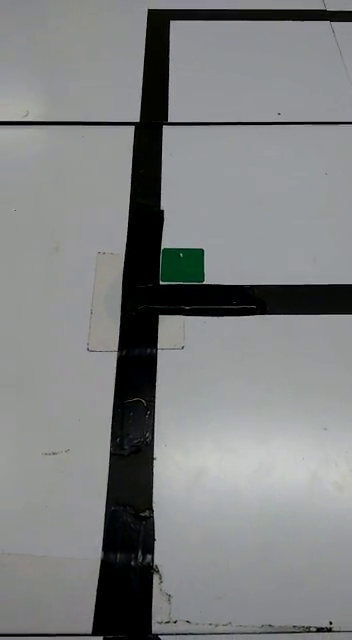
//> input picture frame 59 of line2.avi, 352 x 640 px
$ ./NotPiLine2_0.0_3   (built with g++ and OpenCV 4)
//> lines starting //> are read from the running program, lines starting //| are printed output that depends on the picture; after the words box and inside, x2 and y2 are one past the last pixel; in counts of white or black regions, pixels touching at a corner belong together
//============================================================================
// Name        : NotPiLinie2.cpp
// Author      : Frederik Eberhard
// Version     : 0.0_1
// Copyright   : Your copyright notice
// Description : OpenCV linetracking program
//============================================================================

#include <iostream>
#include "opencv2/opencv.hpp"

using namespace cv;
using namespace std;

cv::Mat img_rgb;	//input
cv::Mat img_gre;	//green-dot
cv::Mat img_roi;	//roi of black-line
cv::Mat img_edg;	//edges in the image

//___TEMP____
int lslider = 0;
int diff = 0;
//___TEMP____

cv::Mat get_img_edg(cv::Mat img,cv::Mat img_b);
std::vector<std::vector<cv::Point>> get_green_dots(cv::Mat, std::vector<cv::Point>& g_dots);
cv::Mat make_roi(cv::Mat img);
std::vector<std::vector<cv::Point>> get_contour(cv::Mat img);
std::vector<float> get_angles(std::vector<std::vector<cv::Point>> c);
float get_direction(std::vector<float> g_angles, std::vector<float> b_angles, int& index_);
void show(std::vector<std::vector<cv::Point>>& contours, std::vector<std::vector<cv::Point>>& g_contours, int index);

std::vector<std::vector<cv::Point>> contour_sort(std::vector<std::vector<cv::Point>>& v);

int main() {
	//Erstelle Objekt von Klasse cv::VideoCapture und öffne das Video "line.avi"
	cv::VideoCapture cap("line2.avi");

	//Prüfe ob das Video geöffnet werden konnte
	if (!cap.isOpened()) {
		std::cout << "Problem beim öffnen der Datei" << std::endl;
		return -1;
	}
	//Setze Framerate und die Auflösung
	cap.set(cv::CAP_PROP_FPS, 30);
	cap.set(cv::CAP_PROP_FRAME_WIDTH, 640);
	cap.set(cv::CAP_PROP_FRAME_HEIGHT, 480);

	//Füge Fenster zum Server hinzu
	cv::namedWindow("RGB");
	cv::namedWindow("ROI");
	cv::namedWindow("GRE");
	cv::namedWindow("EDG");

	while (1) {
		cap.read(img_rgb);
//> img_rgb is the input picture: 640 rows x 352 cols, CV_8UC3; mean B, G, R 129.1, 128.8, 126.9
		if (img_rgb.empty()) {
			std::cout << "Fehler beim holen des Bildes" << std::endl;
			return -2;
		}

		//--green-binarisation---------------
		cv::cvtColor(img_rgb, img_gre, cv::COLOR_BGR2HSV);
//> img_gre: 640 rows x 352 cols, CV_8UC3; mean H, S, V 79.6, 18.8, 130.2
		cv::inRange(img_gre, cv::Scalar(60, 100, 25), cv::Scalar(90, 255, 150), img_gre);
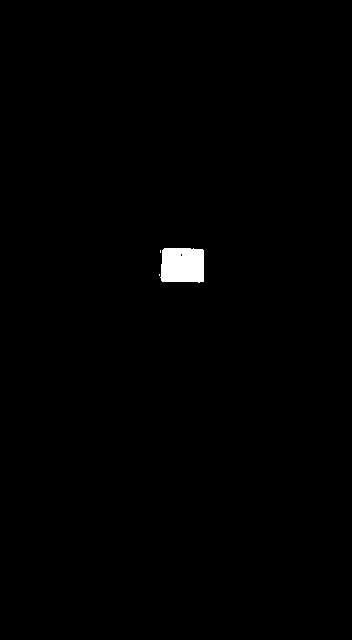
//> img_gre: 640 rows x 352 cols, CV_8UC1; 0.64% white; 3 white regions (2 under 20 px), largest, box (x1, y1, x2, y2) and area: (160, 248, 204, 283) 1430

		//--black-binarisation---------------
		cv::cvtColor(img_rgb, img_roi, cv::COLOR_BGR2GRAY);		//rough approximation of the black line
		cv::inRange(img_roi, 0, 50, img_roi);
//> img_roi: 640 rows x 352 cols, CV_8UC1; 15.6% white; 18 white regions (14 under 20 px), largest, box (x1, y1, x2, y2) and area: (0, 9, 352, 640) 33433, (161, 248, 204, 283) 1394, (267, 627, 352, 634) 156, (210, 633, 231, 634) 21

		img_roi -= img_gre;									//subtracting green image from line image (roi)
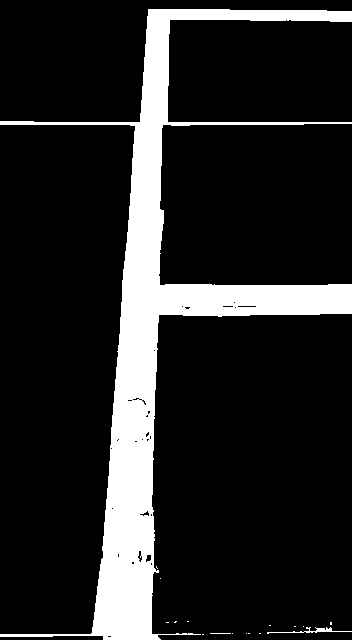
//> img_roi: 640 rows x 352 cols, CV_8UC1; 14.9% white; 17 white regions (14 under 20 px), largest, box (x1, y1, x2, y2) and area: (0, 9, 352, 640) 33428, (267, 627, 352, 634) 156, (210, 633, 231, 634) 21

		img_edg = get_img_edg(img_rgb,img_roi);
		//--get-green-dots-------------------
		std::vector<cv::Point> green_dots;
		std::vector<vector<cv::Point>> green_contours = get_green_dots(img_gre, green_dots);	//maybe also parse the green_dots by reference

		//--make-roi-------------------------
		img_roi = make_roi(img_edg);

		//--get-contours---------------------
		std::vector<std::vector<cv::Point>> contours; //für schwarz
		contours = get_contour(img_roi);

		//--angles---------------------------
		std::vector<float> green_angles = get_angles(green_contours);
		std::vector<float> black_angles = get_angles(contours);

		//--direction------------------------
		int contours_index;
		float direction = get_direction(green_angles, black_angles,contours_index);			//from 90 -> left  to -90 -> right  (exept 180 -> 180° turn)
		//cout << "direction: " << direction << endl;								///
		//--show-----------------------------
		show(contours, green_contours, contours_index);
	}

	return 0;
}

cv::Mat get_img_edg(cv::Mat img,cv::Mat img_b) {
	cv::createTrackbar("lower Edge", "EDG", &lslider, 500);
	cv::createTrackbar("diff", "EDG", &diff, 500);
	cv::Mat edges;
	cv::Mat e;

	cv::pyrDown(img, edges, Size(img.cols / 2, img.rows / 2));
	cv::pyrUp(edges, e, Size(img.cols, img.rows));
	cv::Canny(e, edges, 38, 38*3, 3, true);		//slider set to 38 does the trick quite nicely	(lslider)
//> edges: 640 rows x 352 cols, CV_8UC1; 1.6% white in thin lines or dots
	cv::pyrDown(edges, e, Size(img.cols / 2, img.rows / 2));
//> e: 320 rows x 176 cols, CV_8UC1
	cv::pyrUp(e, edges, Size(img.cols, img.rows));

	//for flood fill: get actual black pixel to fill from and needs preferably close to start pixel of last image
	floodFill(edges, cv::Point(img.cols/2- 50, img.rows-1), Scalar(255));
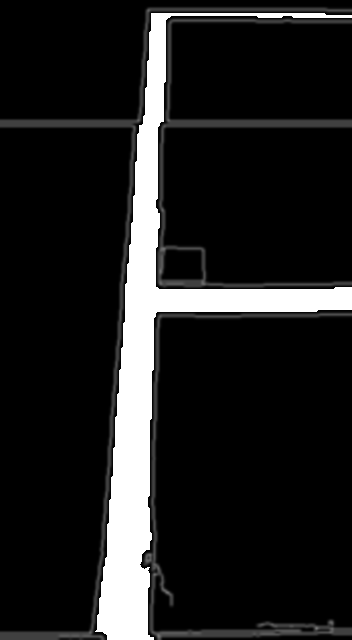
//> edges: 640 rows x 352 cols, CV_8UC1; min 0, max 255, mean 32
	return edges;
}

std::vector<std::vector<cv::Point>> get_green_dots(cv::Mat img, std::vector<cv::Point>& g_dots) {
	std::vector<std::vector<cv::Point>> contours;

	//--green-dots-contours--------------
	cv::findContours(img, contours, cv::RETR_EXTERNAL, cv::CHAIN_APPROX_SIMPLE);
//> contours = 3 contours, 2 with area under 20; largest, box (x1, y1, x2, y2) and area: (160, 248, 204, 283) 1359

	contour_sort(contours);
//> the loop in contour_sort, `for (int i = 1; i < v.size(); i++)` made 2 passes
//> the loop in contour_sort (call 2), `for (int i = 1; i < v.size(); i++)` made 2 passes

	for (int i = contours.size(); i > 2; i--) {		//goes backwards and removes all but the biggest two green dots
		contours.pop_back();
	}
//> this loop made 1 pass
	if (contours.size() > 1) {						//if there are two dots, see if they are similar size
		cv::Moments m1 = cv::moments(contours[0]);
//> m1 = moments, m00 1359, centre m10/m00, m01/m00 = (182.1, 264.8)
		cv::Moments m2 = cv::moments(contours[1]);
//> m2 = moments, m00 0
		if (m2.m00 * 2 < m1.m00)					//if the second dot is less than half the size of the first, remove it			[CONSTANT: 2]
			contours.pop_back();
//> contours = 1 contour; box (x1, y1, x2, y2) and area: (160, 248, 204, 283) 1359
	}

	for (int i = 0; i < contours.size(); i++) {		//sees if the green dots are of relevance
		cv::Moments m = cv::moments(contours[i]);
		g_dots.push_back(cv::Point(m.m10 / m.m00, m.m01 / m.m00));
		int count_b = 0;
		for (int iy = 0; iy < sqrt(m.m00); iy++) {
			if (g_dots[i].y - sqrt(m.m00)/2 - iy > 0) {
				if (img_roi.at<uchar>(g_dots[i].y - sqrt(m.m00) / 2 - iy, g_dots[i].x) == 255) //if there is black		(y-pos of middle of green dot - half the height of the green dot - iy)
					count_b++;
				cv::circle(img_rgb, cv::Point(g_dots[i].x, g_dots[i].y - sqrt(m.m00) / 2 - iy), 2, cv::Scalar((iy * 20), (255 - (iy * 20)), 0), 5);
			}
		}
		if (count_b < sqrt(m.m00) * 0.5) {			//if less than half off all point checked aren't black, remove that point		[CONSTANT: 0.5]
			contours.erase(contours.begin() + i);
			g_dots.erase(g_dots.begin() + i);
			if (i == 0) i = -1;						//making sure that no dot is missed
		}
	}
//> this loop made 1 pass
//> count_b on pass 1: 0
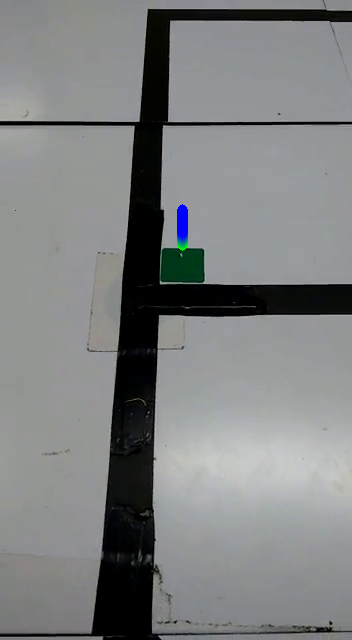
//> img_rgb: 640 rows x 352 cols, CV_8UC3; 0.21% of pixels changed, all inside (x1, y1, x2, y2) = (177, 204, 188, 251)
//> in main, `std::vector<vector<cv::Point>> green_contours = get_green_dots(img_gre..`: green_contours = 0 contours

	//--print--
	//for (int i = 0; i < contours.size(); i++) {
	//	cout << "i " << i << "  size: " << contours[i].size() << "  position: " << g_dots[i] << endl;	///
	//}
	//--print--

	return contours;
}

cv::Mat make_roi(cv::Mat img) {

	//get center and radius of bigger circle
	cv::Point cen(img.cols / 2, img.rows);
//> cen = Point(176, 640)
	int radius = img.cols / 2;
//> radius = 176

	//get roi containing the bigger circle
	cv::Rect r (0,cen.y - radius, radius*2,radius*2);
//> r = Rect(0, 464, 352, 352)

	//mask the roi to only let the hollow cicle through
	cv::Mat mask(img.size(), img.type(), Scalar::all(0));
	circle(mask, cen, radius, Scalar::all(255), -1);
//> mask: 640 rows x 352 cols, CV_8UC1; 21.5% white; 1 white region, box (x1, y1, x2, y2) and area: (1, 464, 352, 640) 48460
	circle(mask, cen, radius - (img.cols / 8), Scalar::all(0), -1);
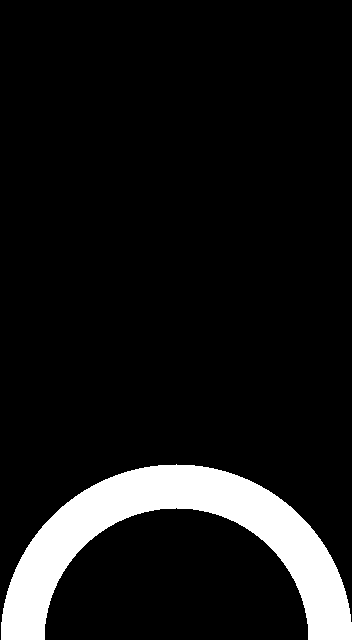
//> mask: 640 rows x 352 cols, CV_8UC1; 9.4% white; 1 white region

	//combine mask and image and return the image

	img = img & mask;
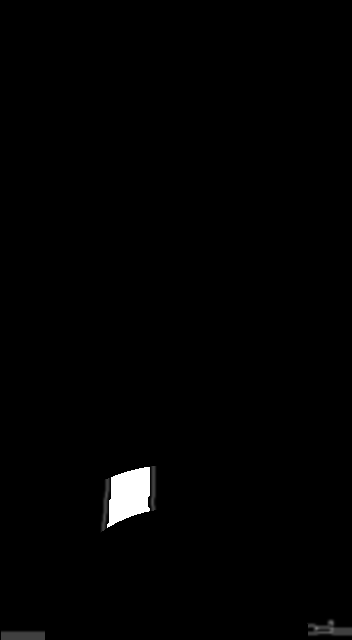
//> img: 640 rows x 352 cols, CV_8UC1; 19.92% of pixels changed, all inside (x1, y1, x2, y2) = (0, 6, 352, 640)
	return img;
}

std::vector<std::vector<cv::Point>> get_contour(cv::Mat img) {
	std::vector<std::vector<cv::Point>> contours;

	//find all contours
	cv::findContours(img, contours, cv::RETR_EXTERNAL, cv::CHAIN_APPROX_SIMPLE);
//> contours = 3 contours; box (x1, y1, x2, y2) and area: (100, 466, 157, 533) 2484, (307, 618, 352, 637) 566, (1, 630, 45, 640) 387

	//sort contours
	contour_sort(contours);

	if (contours.size() != 0) {		//adding an epty conntour for comparison incase of only two right lines with a small gap (only adding it if there is already a black contour in the picture)
		std::vector<cv::Point> c;
		contours.push_back(c);
//> contours = 4 entries, 3 filled: 3 contours; box (x1, y1, x2, y2) and area: (100, 466, 157, 533) 2484, (307, 618, 352, 637) 566, (1, 630, 45, 640) 387
	}
	//cout << "Black Contours" << endl;					///
	int gap = 0;
	int index = 0;
	for (int i = 1; i < contours.size(); i++) {
		cv::Moments m1 = cv::moments(contours[i-1]);
		cv::Moments m2 = cv::moments(contours[i]);
		if (m1.m00 - m2.m00 > gap) {
			gap = m1.m00 - m2.m00;
			index = i-1;
		}
	//	cout << "i " << i << "  m1: " << m1.m00 << "  m2: " << m2.m00 << "  diff:" << m1.m00 - m2.m00 << endl;		///
	}
//> this loop made 3 passes
//> gap on pass 1: 1918
//> after the loop, gap = 1918; index = 0
	//cout << "biggest gap " << gap << "  index " << index << "  size " << contours.size() <<endl;			///


	for (int i = contours.size() - 1; i > index ; i--) {
		contours.pop_back();
	}
//> this loop made 3 passes
//> in main, `contours = get_contour(img_roi);`: contours = 1 contour; box (x1, y1, x2, y2) and area: (100, 466, 157, 533) 2484
	//cout << "size: " << contours.size() << endl;			///

	return contours;
}

std::vector<float> get_angles(std::vector<std::vector<cv::Point>> c) {
	#define PI 3.14159265
	float rows = img_rgb.rows;		//needed in float form for atan
//> rows = 640
	float cols = img_rgb.cols;
//> cols = 352
	std::vector<float> a;

	for (int i = 0; i < c.size(); i++) {
		cv::Moments m = moments(c[i]);
		cv::Point p = cv::Point(m.m10 / m.m00, m.m01 / m.m00);
		a.push_back(acos((p.x-cols/2) / sqrt(pow(p.x-cols/2,2)+pow(rows-p.y,2))) * 180 / PI);		//angel between 0 - 180 (>90 -> rechts; <90 -> links)
	//	cout << i << "Pos: " << p << "  angle: " << a[i] << endl;									///
	}
//> this loop made 0 passes
//> the loop in get_angles (call 2), `for (int i = 0; i < c.size(); i++)` made 1 pass
//> p on pass 1: Point(128, 495)
//> in main, `std::vector<float> black_angles = get_angles(contours);`: black_angles = [108.3]
	return a;
}

float get_direction(std::vector<float> g_angles, std::vector<float> b_angles, int& index_) {		//index_ only for show
	if (g_angles.size() > 1) {		//180° turn
		index_ = -2;						//only for show()
		return 180;
	}
	if (b_angles.size() < 1) {		//if no black lines -> drive straight
		return 0;
	}

	if (g_angles.size() != 0) {		//if one green dot
		int index = 0;				//closest black angle
		float dif = 180;			//difference between closest black angle and green point
		for (int i = 0; i < b_angles.size(); i++) {
			if (abs(b_angles[i] - g_angles[0]) < dif) {
				index = i;
				dif = abs(b_angles[i] - g_angles[0]);
			}
		}
		index_ = index;						//only for show()
		return b_angles[index] - 90;
	}

	int index = 0;
	float angle = 180;
	for (int i = 0; i < b_angles.size(); i++) {
		if (abs(b_angles[i] - 90) < angle) {		//if the current distance to driving straight is smaller
			index = i;
			angle = abs(b_angles[i] - 90);
		}
	}
//> this loop made 1 pass
//> angle on pass 1: 18.32
//> after the loop, index = 0; angle = 18.32
	index_ = index;						//only for show()
//> index_ = 0
//> in main, `float direction = get_direction(green_angles, black_angles,contours_in..`: direction = 18.32
	return b_angles[index] - 90;

}

void show(std::vector<std::vector<cv::Point>>& contours, std::vector<std::vector<cv::Point>>& g_contours, int index) {
//> called with index = 0
	cv::Scalar S = cv::Scalar(0, 0, 255);
	if (index == -2) {					//if there is a 180° turn
		S = cv::Scalar(0, 131, 255);
	}
	cv::drawContours(img_rgb, contours, index, S, 2);
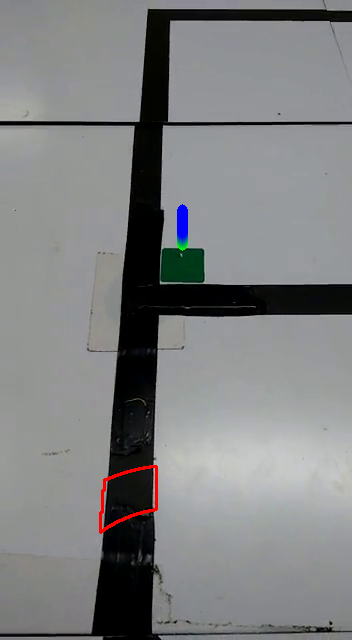
//> img_rgb: 640 rows x 352 cols, CV_8UC3; 0.3% of pixels changed, all inside (x1, y1, x2, y2) = (99, 465, 158, 534)
	cv::drawContours(img_rgb, g_contours, -1, cv::Scalar(0, 255, 0), 2);
	cv::imshow("RGB", img_rgb);
	cv::imshow("ROI", img_roi);
	cv::imshow("GRE", img_gre);
	cv::imshow("EDG", img_edg);
	cv::waitKey(30000);
}


std::vector<std::vector<cv::Point>> contour_sort(std::vector<std::vector<cv::Point>>& v) {  //big -> small
	bool change = false;
	for (int i = 1; i < v.size(); i++) {
		cv::Moments m1 = cv::moments(v[i - 1]);
		cv::Moments m2 = cv::moments(v[i]);
		if (m1.m00 < m2.m00) {					//if m1 has a smaller Area than m2
			change = true;
			iter_swap(v.begin() + i - 1, v.begin() + i);
		}
	}
	if (change)
		contour_sort(v);
	return v;
}

$ run again, starting later in the video
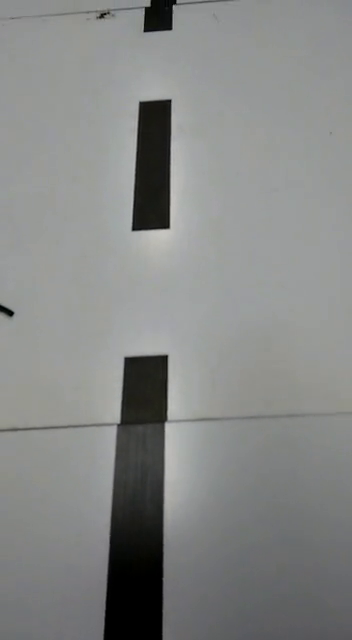
//> input picture frame 268 of line2.avi, 352 x 640 px
//> img_rgb is the input picture: 640 rows x 352 cols, CV_8UC3; mean B, G, R 133.6, 134.9, 133.3
//> in get_green_dots, `cv::findContours(img, contours, cv::RETR_EXTERNAL, cv::CHAIN_APPROX_SI..`: contours = 0 contours
//> in make_roi, `img = img & mask;`:
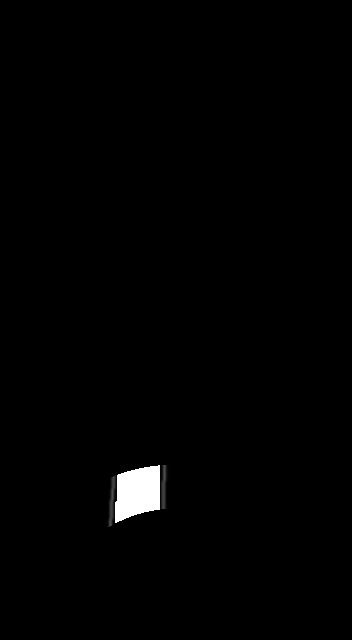
//> img: 640 rows x 352 cols, CV_8UC1; min 0, max 255, mean 2.4
//> in get_contour, `cv::findContours(img, contours, cv::RETR_EXTERNAL, cv::CHAIN_APPROX_SI..`: contours = 1 contour; box (x1, y1, x2, y2) and area: (106, 465, 169, 529) 2640
//> in get_contour, `contours.push_back(c);`: contours = 2 entries, 1 filled: 1 contour; box (x1, y1, x2, y2) and area: (106, 465, 169, 529) 2640
//> the loop in get_contour, `for (int i = 1; i < contours.size(); i++)` made 1 pass
//> gap on pass 1: 2640
//> after the loop in get_contour, `for (int i = 1; i < contours.size(); i++)`: gap = 2640; index = 0
//> the loop in get_contour, `for (int i = contours.size() - 1; i > index ; i--)` made 1 pass
//> `contours = get_contour(img_roi);`: contours = 1 contour; box (x1, y1, x2, y2) and area: (106, 465, 169, 529) 2640
//> the loop in get_angles (call 2), `for (int i = 0; i < c.size(); i++)` made 1 pass
//> p on pass 1: Point(136, 492)
//> black_angles = [105.1]
//> the loop in get_direction, `for (int i = 0; i < b_angles.size(); i++)` made 1 pass
//> angle on pass 1: 15.12
//> after the loop in get_direction, `for (int i = 0; i < b_angles.size(); i++)`: index = 0; angle = 15.12
//> index_ = 0
//> direction = 15.12
//> in show, `cv::drawContours(img_rgb, contours, index, S, 2);`:
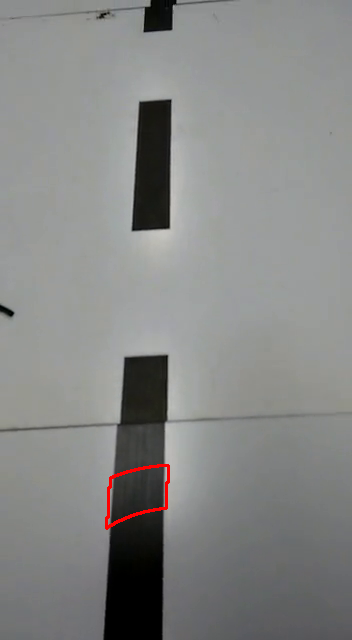
//> img_rgb: 640 rows x 352 cols, CV_8UC3; 0.31% of pixels changed, all inside (x1, y1, x2, y2) = (105, 464, 170, 530)

$ run again, starting later in the video
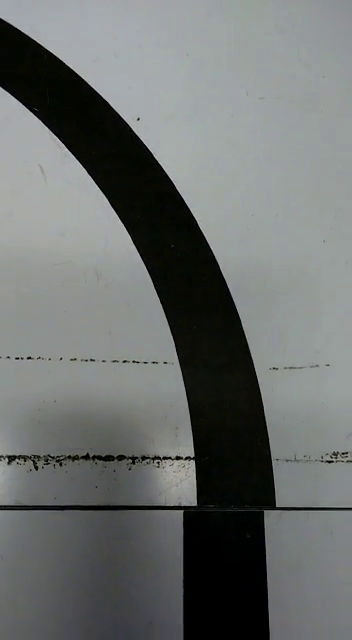
//> input picture frame 477 of line2.avi, 352 x 640 px
//> img_rgb is the input picture: 640 rows x 352 cols, CV_8UC3; mean B, G, R 109.7, 111, 107.6
//> in get_green_dots, `cv::findContours(img, contours, cv::RETR_EXTERNAL, cv::CHAIN_APPROX_SI..`: contours = 0 contours
//> in make_roi, `img = img & mask;`:
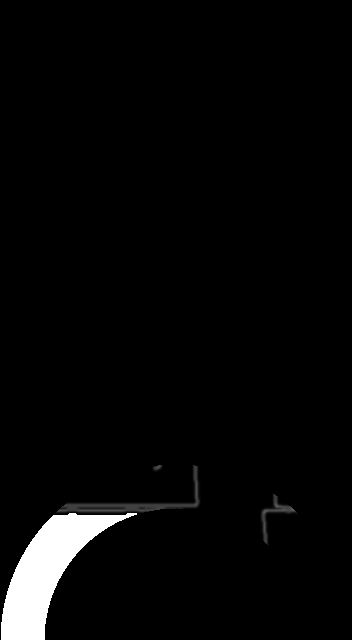
//> img: 640 rows x 352 cols, CV_8UC1; min 0, max 255, mean 7.8
//> in get_contour, `cv::findContours(img, contours, cv::RETR_EXTERNAL, cv::CHAIN_APPROX_SI..`: contours = 4 contours, 1 with area under 20; largest, box (x1, y1, x2, y2) and area: (1, 465, 201, 640) 8014, (260, 493, 299, 546) 567, (150, 465, 165, 473) 62
//> the loop in contour_sort (call 2), `for (int i = 1; i < v.size(); i++)` made 3 passes
//> in get_contour, `contours.push_back(c);`: contours = 5 entries, 4 filled: 4 contours, 1 with area under 20; largest, box (x1, y1, x2, y2) and area: (1, 465, 201, 640) 8014, (260, 493, 299, 546) 567, (150, 465, 165, 473) 62
//> the loop in get_contour, `for (int i = 1; i < contours.size(); i++)` made 4 passes
//> gap on pass 1: 7446
//> after the loop in get_contour, `for (int i = 1; i < contours.size(); i++)`: gap = 7446; index = 0
//> the loop in get_contour, `for (int i = contours.size() - 1; i > index ; i--)` made 4 passes
//> `contours = get_contour(img_roi);`: contours = 1 contour; box (x1, y1, x2, y2) and area: (1, 465, 201, 640) 8014
//> the loop in get_angles (call 2), `for (int i = 0; i < c.size(); i++)` made 1 pass
//> p on pass 1: Point(63, 557)
//> black_angles = [143.7]
//> the loop in get_direction, `for (int i = 0; i < b_angles.size(); i++)` made 1 pass
//> angle on pass 1: 53.7
//> after the loop in get_direction, `for (int i = 0; i < b_angles.size(); i++)`: index = 0; angle = 53.7
//> index_ = 0
//> direction = 53.7
//> in show, `cv::drawContours(img_rgb, contours, index, S, 2);`:
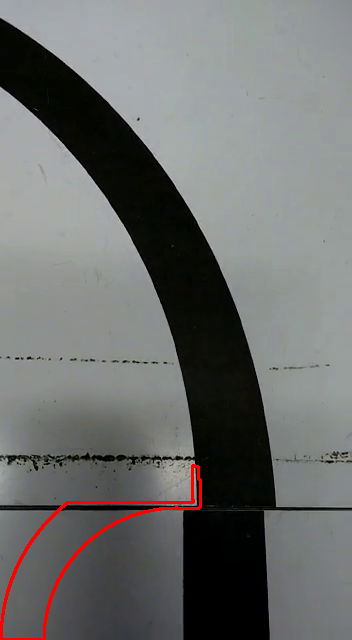
//> img_rgb: 640 rows x 352 cols, CV_8UC3; 0.91% of pixels changed, all inside (x1, y1, x2, y2) = (0, 464, 202, 640)
